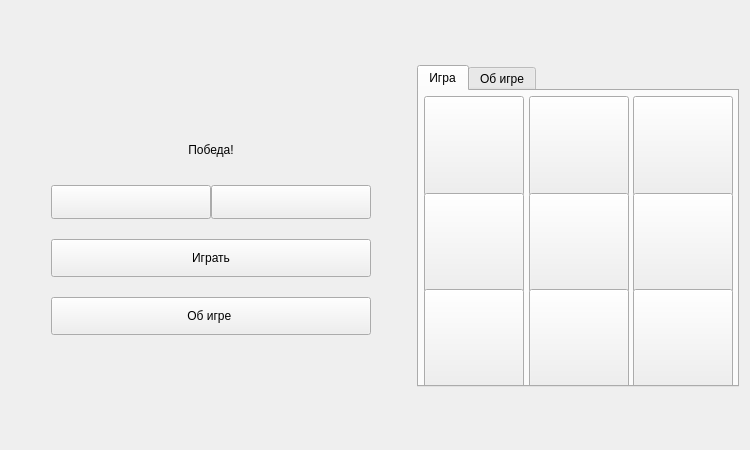
<?xml version="1.0" encoding="UTF-8"?>
<ui version="4.0">
 <class>Widget</class>
 <widget class="QWidget" name="Widget">
  <property name="geometry">
   <rect>
    <x>0</x>
    <y>0</y>
    <width>750</width>
    <height>450</height>
   </rect>
  </property>
  <property name="minimumSize">
   <size>
    <width>630</width>
    <height>450</height>
   </size>
  </property>
  <property name="maximumSize">
   <size>
    <width>750</width>
    <height>450</height>
   </size>
  </property>
  <property name="windowTitle">
   <string>Крестики-нолики</string>
  </property>
  <property name="windowIcon">
   <iconset resource="resourses.qrc">
    <normaloff>:/resourses/images/photo_2024-05-16_21-33-44.jpg</normaloff>:/resourses/images/photo_2024-05-16_21-33-44.jpg</iconset>
  </property>
  <property name="styleSheet">
   <string notr="true"/>
  </property>
  <layout class="QHBoxLayout" name="horizontalLayout_2">
   <item>
    <spacer name="horizontalSpacer">
     <property name="orientation">
      <enum>Qt::Horizontal</enum>
     </property>
     <property name="sizeType">
      <enum>QSizePolicy::Fixed</enum>
     </property>
     <property name="sizeHint" stdset="0">
      <size>
       <width>40</width>
       <height>20</height>
      </size>
     </property>
    </spacer>
   </item>
   <item>
    <layout class="QVBoxLayout" name="verticalLayout">
     <property name="spacing">
      <number>20</number>
     </property>
     <item>
      <spacer name="verticalSpacer_2">
       <property name="orientation">
        <enum>Qt::Vertical</enum>
       </property>
       <property name="sizeType">
        <enum>QSizePolicy::Maximum</enum>
       </property>
       <property name="sizeHint" stdset="0">
        <size>
         <width>20</width>
         <height>80</height>
        </size>
       </property>
      </spacer>
     </item>
     <item>
      <widget class="QLabel" name="Krestiki">
       <property name="sizePolicy">
        <sizepolicy hsizetype="Preferred" vsizetype="Preferred">
         <horstretch>0</horstretch>
         <verstretch>0</verstretch>
        </sizepolicy>
       </property>
       <property name="text">
        <string/>
       </property>
       <property name="pixmap">
        <pixmap resource="resourses.qrc">:/resourses/images/name.png</pixmap>
       </property>
       <property name="alignment">
        <set>Qt::AlignCenter</set>
       </property>
      </widget>
     </item>
     <item>
      <spacer name="verticalSpacer_3">
       <property name="orientation">
        <enum>Qt::Vertical</enum>
       </property>
       <property name="sizeType">
        <enum>QSizePolicy::Fixed</enum>
       </property>
       <property name="sizeHint" stdset="0">
        <size>
         <width>20</width>
         <height>10</height>
        </size>
       </property>
      </spacer>
     </item>
     <item>
      <widget class="QLabel" name="messageLabel">
       <property name="sizePolicy">
        <sizepolicy hsizetype="Preferred" vsizetype="Fixed">
         <horstretch>0</horstretch>
         <verstretch>0</verstretch>
        </sizepolicy>
       </property>
       <property name="minimumSize">
        <size>
         <width>0</width>
         <height>30</height>
        </size>
       </property>
       <property name="styleSheet">
        <string notr="true">background: none;
border-color: rgb(255, 255, 255);
</string>
       </property>
       <property name="text">
        <string>Победа!</string>
       </property>
       <property name="alignment">
        <set>Qt::AlignCenter</set>
       </property>
      </widget>
     </item>
     <item>
      <layout class="QHBoxLayout" name="horizontalLayout">
       <property name="spacing">
        <number>0</number>
       </property>
       <item>
        <widget class="QPushButton" name="leftButton">
         <property name="minimumSize">
          <size>
           <width>0</width>
           <height>34</height>
          </size>
         </property>
         <property name="text">
          <string/>
         </property>
        </widget>
       </item>
       <item>
        <widget class="QPushButton" name="rightButton">
         <property name="minimumSize">
          <size>
           <width>0</width>
           <height>34</height>
          </size>
         </property>
         <property name="text">
          <string/>
         </property>
        </widget>
       </item>
      </layout>
     </item>
     <item>
      <widget class="QPushButton" name="startButton">
       <property name="minimumSize">
        <size>
         <width>0</width>
         <height>38</height>
        </size>
       </property>
       <property name="styleSheet">
        <string notr="true"/>
       </property>
       <property name="text">
        <string>Играть</string>
       </property>
      </widget>
     </item>
     <item>
      <widget class="QPushButton" name="aboutButton">
       <property name="minimumSize">
        <size>
         <width>0</width>
         <height>38</height>
        </size>
       </property>
       <property name="styleSheet">
        <string notr="true"/>
       </property>
       <property name="text">
        <string>Об игре </string>
       </property>
      </widget>
     </item>
     <item>
      <spacer name="verticalSpacer">
       <property name="orientation">
        <enum>Qt::Vertical</enum>
       </property>
       <property name="sizeHint" stdset="0">
        <size>
         <width>20</width>
         <height>55</height>
        </size>
       </property>
      </spacer>
     </item>
    </layout>
   </item>
   <item>
    <spacer name="horizontalSpacer_2">
     <property name="orientation">
      <enum>Qt::Horizontal</enum>
     </property>
     <property name="sizeType">
      <enum>QSizePolicy::Fixed</enum>
     </property>
     <property name="sizeHint" stdset="0">
      <size>
       <width>40</width>
       <height>20</height>
      </size>
     </property>
    </spacer>
   </item>
   <item>
    <widget class="QTabWidget" name="tabWidget">
     <property name="sizePolicy">
      <sizepolicy hsizetype="Fixed" vsizetype="Fixed">
       <horstretch>0</horstretch>
       <verstretch>0</verstretch>
      </sizepolicy>
     </property>
     <property name="minimumSize">
      <size>
       <width>322</width>
       <height>322</height>
      </size>
     </property>
     <property name="maximumSize">
      <size>
       <width>320</width>
       <height>320</height>
      </size>
     </property>
     <property name="styleSheet">
      <string notr="true"/>
     </property>
     <property name="currentIndex">
      <number>0</number>
     </property>
     <widget class="QWidget" name="tab">
      <attribute name="title">
       <string>Игра</string>
      </attribute>
      <layout class="QGridLayout" name="gridLayout">
       <property name="leftMargin">
        <number>5</number>
       </property>
       <property name="topMargin">
        <number>5</number>
       </property>
       <property name="rightMargin">
        <number>5</number>
       </property>
       <property name="bottomMargin">
        <number>5</number>
       </property>
       <property name="spacing">
        <number>5</number>
       </property>
       <item row="0" column="0">
        <widget class="QPushButton" name="pushButton_00">
         <property name="sizePolicy">
          <sizepolicy hsizetype="Fixed" vsizetype="Fixed">
           <horstretch>0</horstretch>
           <verstretch>0</verstretch>
          </sizepolicy>
         </property>
         <property name="minimumSize">
          <size>
           <width>100</width>
           <height>100</height>
          </size>
         </property>
         <property name="text">
          <string/>
         </property>
        </widget>
       </item>
       <item row="0" column="1">
        <widget class="QPushButton" name="pushButton_01">
         <property name="sizePolicy">
          <sizepolicy hsizetype="Fixed" vsizetype="Fixed">
           <horstretch>0</horstretch>
           <verstretch>0</verstretch>
          </sizepolicy>
         </property>
         <property name="minimumSize">
          <size>
           <width>100</width>
           <height>100</height>
          </size>
         </property>
         <property name="text">
          <string/>
         </property>
        </widget>
       </item>
       <item row="0" column="2">
        <widget class="QPushButton" name="pushButton_02">
         <property name="sizePolicy">
          <sizepolicy hsizetype="Fixed" vsizetype="Fixed">
           <horstretch>0</horstretch>
           <verstretch>0</verstretch>
          </sizepolicy>
         </property>
         <property name="minimumSize">
          <size>
           <width>100</width>
           <height>100</height>
          </size>
         </property>
         <property name="text">
          <string/>
         </property>
        </widget>
       </item>
       <item row="1" column="0">
        <widget class="QPushButton" name="pushButton_10">
         <property name="sizePolicy">
          <sizepolicy hsizetype="Fixed" vsizetype="Fixed">
           <horstretch>0</horstretch>
           <verstretch>0</verstretch>
          </sizepolicy>
         </property>
         <property name="minimumSize">
          <size>
           <width>100</width>
           <height>100</height>
          </size>
         </property>
         <property name="text">
          <string/>
         </property>
        </widget>
       </item>
       <item row="1" column="1">
        <widget class="QPushButton" name="pushButton_11">
         <property name="sizePolicy">
          <sizepolicy hsizetype="Fixed" vsizetype="Fixed">
           <horstretch>0</horstretch>
           <verstretch>0</verstretch>
          </sizepolicy>
         </property>
         <property name="minimumSize">
          <size>
           <width>100</width>
           <height>100</height>
          </size>
         </property>
         <property name="styleSheet">
          <string notr="true"/>
         </property>
         <property name="text">
          <string/>
         </property>
        </widget>
       </item>
       <item row="1" column="2">
        <widget class="QPushButton" name="pushButton_12">
         <property name="sizePolicy">
          <sizepolicy hsizetype="Fixed" vsizetype="Fixed">
           <horstretch>0</horstretch>
           <verstretch>0</verstretch>
          </sizepolicy>
         </property>
         <property name="minimumSize">
          <size>
           <width>100</width>
           <height>100</height>
          </size>
         </property>
         <property name="text">
          <string/>
         </property>
        </widget>
       </item>
       <item row="2" column="0">
        <widget class="QPushButton" name="pushButton_20">
         <property name="sizePolicy">
          <sizepolicy hsizetype="Fixed" vsizetype="Fixed">
           <horstretch>0</horstretch>
           <verstretch>0</verstretch>
          </sizepolicy>
         </property>
         <property name="minimumSize">
          <size>
           <width>100</width>
           <height>100</height>
          </size>
         </property>
         <property name="styleSheet">
          <string notr="true">QTabWidget{border:none;}
QTabWidget::pane
{
border:none;
}</string>
         </property>
         <property name="text">
          <string/>
         </property>
        </widget>
       </item>
       <item row="2" column="1">
        <widget class="QPushButton" name="pushButton_21">
         <property name="sizePolicy">
          <sizepolicy hsizetype="Fixed" vsizetype="Fixed">
           <horstretch>0</horstretch>
           <verstretch>0</verstretch>
          </sizepolicy>
         </property>
         <property name="minimumSize">
          <size>
           <width>100</width>
           <height>100</height>
          </size>
         </property>
         <property name="text">
          <string/>
         </property>
        </widget>
       </item>
       <item row="2" column="2">
        <widget class="QPushButton" name="pushButton_22">
         <property name="sizePolicy">
          <sizepolicy hsizetype="Fixed" vsizetype="Fixed">
           <horstretch>0</horstretch>
           <verstretch>0</verstretch>
          </sizepolicy>
         </property>
         <property name="minimumSize">
          <size>
           <width>100</width>
           <height>100</height>
          </size>
         </property>
         <property name="text">
          <string/>
         </property>
        </widget>
       </item>
      </layout>
     </widget>
     <widget class="QWidget" name="tab_2">
      <property name="styleSheet">
       <string notr="true">QWidget#tab_2 {
    background-color: #1E2022; /* Темно-синий насыщенный глубокий цвет */
}</string>
      </property>
      <attribute name="title">
       <string>Об игре</string>
      </attribute>
      <layout class="QFormLayout" name="formLayout">
       <item row="0" column="0" colspan="2">
        <widget class="QTextEdit" name="textEdit">
         <property name="styleSheet">
          <string notr="true">background: none;
background-color: rgb(168, 114, 109);</string>
         </property>
         <property name="html">
          <string>&lt;!DOCTYPE HTML PUBLIC &quot;-//W3C//DTD HTML 4.0//EN&quot; &quot;http://www.w3.org/TR/REC-html40/strict.dtd&quot;&gt;
&lt;html&gt;&lt;head&gt;&lt;meta name=&quot;qrichtext&quot; content=&quot;1&quot; /&gt;&lt;meta charset=&quot;utf-8&quot; /&gt;&lt;style type=&quot;text/css&quot;&gt;
p, li { white-space: pre-wrap; }
hr { height: 1px; border-width: 0; }
li.unchecked::marker { content: &quot;\2610&quot;; }
li.checked::marker { content: &quot;\2612&quot;; }
&lt;/style&gt;&lt;/head&gt;&lt;body style=&quot; font-family:'Segoe UI'; font-size:9pt; font-weight:400; font-style:normal;&quot;&gt;
&lt;p align=&quot;center&quot; style=&quot; margin-top:0px; margin-bottom:0px; margin-left:0px; margin-right:0px; -qt-block-indent:0; text-indent:0px;&quot;&gt;&lt;span style=&quot; font-size:11pt; font-weight:700;&quot;&gt;Анекдот&lt;/span&gt;&lt;/p&gt;
&lt;p style=&quot;-qt-paragraph-type:empty; margin-top:0px; margin-bottom:0px; margin-left:0px; margin-right:0px; -qt-block-indent:0; text-indent:0px; font-size:11pt; font-weight:700;&quot;&gt;&lt;br /&gt;&lt;/p&gt;
&lt;p style=&quot; margin-top:0px; margin-bottom:0px; margin-left:0px; margin-right:0px; -qt-block-indent:0; text-indent:0px;&quot;&gt;&lt;span style=&quot; font-size:11pt;&quot;&gt;Группу профессоров-инженеров пригласили полетать на самолете. &lt;/span&gt;&lt;/p&gt;
&lt;p style=&quot;-qt-paragraph-type:empty; margin-top:0px; margin-bottom:0px; margin-left:0px; margin-right:0px; -qt-block-indent:0; text-indent:0px; font-size:11pt;&quot;&gt;&lt;br /&gt;&lt;/p&gt;
&lt;p style=&quot; margin-top:0px; margin-bottom:0px; margin-left:0px; margin-right:0px; -qt-block-indent:0; text-indent:0px;&quot;&gt;&lt;span style=&quot; font-size:11pt;&quot;&gt;После того как они удобно расселись, их &lt;/span&gt;&lt;span style=&quot; font-size:11pt; font-weight:700;&quot;&gt;проинформировали&lt;/span&gt;&lt;span style=&quot; font-size:11pt;&quot;&gt;, что самолет построили их студенты.&lt;/span&gt;&lt;/p&gt;
&lt;p style=&quot;-qt-paragraph-type:empty; margin-top:0px; margin-bottom:0px; margin-left:0px; margin-right:0px; -qt-block-indent:0; text-indent:0px; font-size:11pt;&quot;&gt;&lt;br /&gt;&lt;/p&gt;
&lt;p style=&quot; margin-top:0px; margin-bottom:0px; margin-left:0px; margin-right:0px; -qt-block-indent:0; text-indent:0px;&quot;&gt;&lt;span style=&quot; font-size:11pt;&quot;&gt;Все, кроме одного, рванули к выходу в панике.&lt;/span&gt;&lt;/p&gt;
&lt;p style=&quot;-qt-paragraph-type:empty; margin-top:0px; margin-bottom:0px; margin-left:0px; margin-right:0px; -qt-block-indent:0; text-indent:0px; font-size:11pt;&quot;&gt;&lt;br /&gt;&lt;/p&gt;
&lt;p style=&quot; margin-top:0px; margin-bottom:0px; margin-left:0px; margin-right:0px; -qt-block-indent:0; text-indent:0px;&quot;&gt;&lt;span style=&quot; font-size:11pt;&quot;&gt;Оставшегося профессора, спокойно сидящего на своем месте, спросили: &amp;quot;&lt;/span&gt;&lt;span style=&quot; font-size:11pt; font-weight:700;&quot;&gt;Почему вы остались&lt;/span&gt;&lt;span style=&quot; font-size:11pt;&quot;&gt;?&lt;/span&gt;&lt;/p&gt;
&lt;p style=&quot;-qt-paragraph-type:empty; margin-top:0px; margin-bottom:0px; margin-left:0px; margin-right:0px; -qt-block-indent:0; text-indent:0px; font-size:11pt;&quot;&gt;&lt;br /&gt;&lt;/p&gt;
&lt;p style=&quot; margin-top:0px; margin-bottom:0px; margin-left:0px; margin-right:0px; -qt-block-indent:0; text-indent:0px;&quot;&gt;&lt;span style=&quot; font-size:11pt;&quot;&gt;Профессор невозмутимо ответил:  &lt;/span&gt;&lt;/p&gt;
&lt;p style=&quot;-qt-paragraph-type:empty; margin-top:0px; margin-bottom:0px; margin-left:0px; margin-right:0px; -qt-block-indent:0; text-indent:0px; font-size:11pt;&quot;&gt;&lt;br /&gt;&lt;/p&gt;
&lt;p style=&quot; margin-top:0px; margin-bottom:0px; margin-left:0px; margin-right:0px; -qt-block-indent:0; text-indent:0px;&quot;&gt;&lt;span style=&quot; font-size:11pt;&quot;&gt;&amp;quot;&lt;/span&gt;&lt;span style=&quot; font-size:11pt; font-weight:700;&quot;&gt;Бля, тупанул чет.&amp;quot;&lt;/span&gt;&lt;/p&gt;&lt;/body&gt;&lt;/html&gt;</string>
         </property>
        </widget>
       </item>
      </layout>
     </widget>
    </widget>
   </item>
  </layout>
 </widget>
 <resources>
  <include location="resourses.qrc"/>
 </resources>
 <connections/>
</ui>
